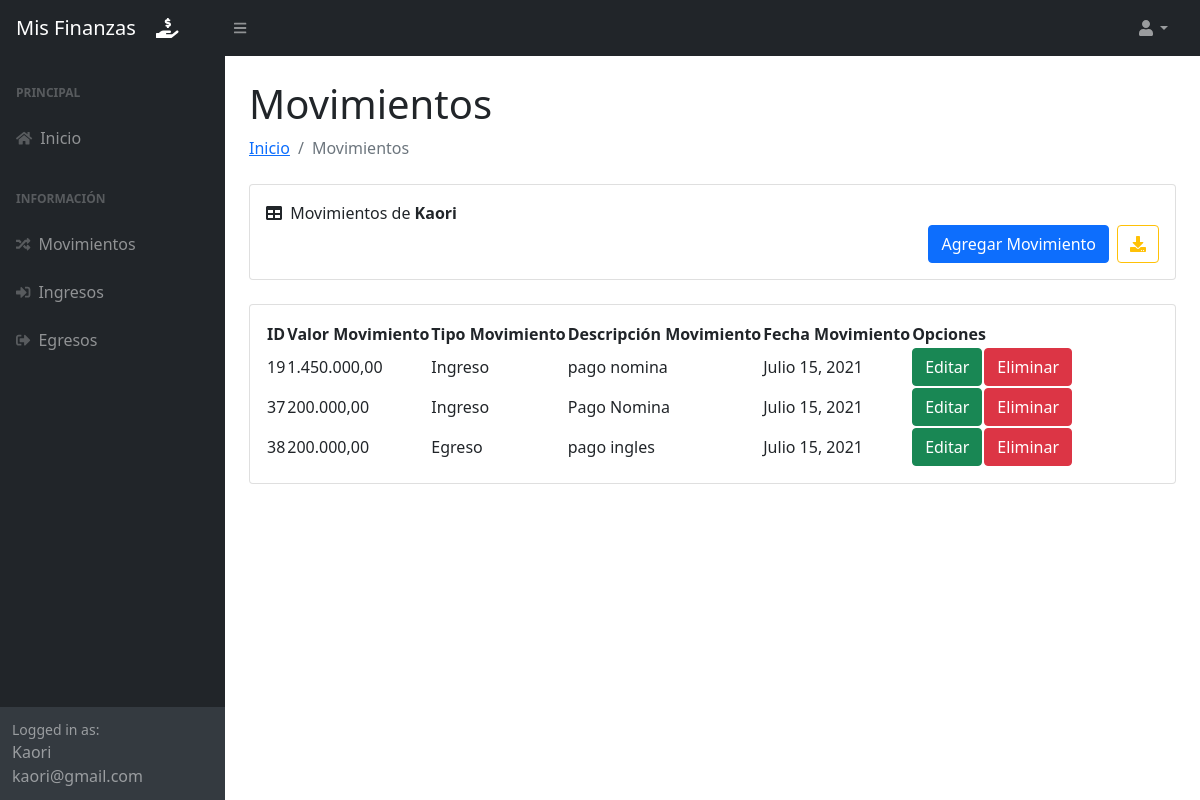
Before: /movimientos/ (signed in) with the older database file.
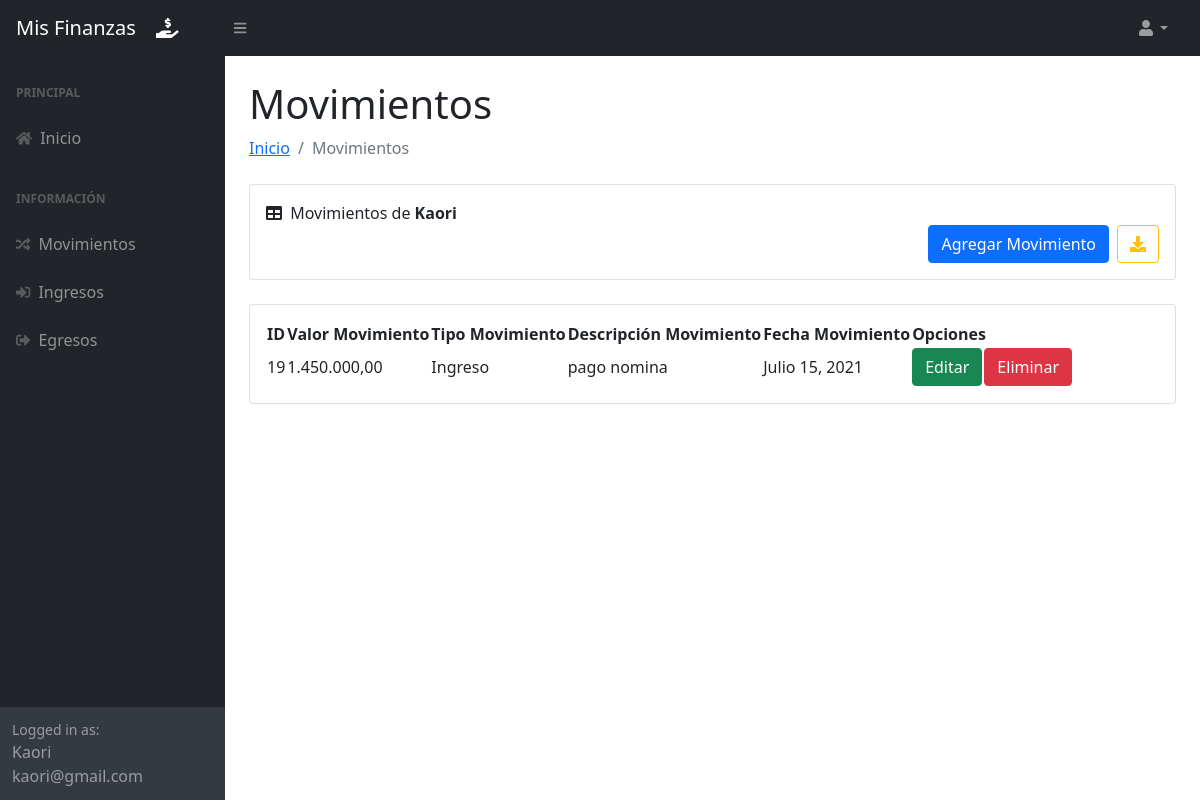
After: the same page with the newer database file.
### sistema_control/models.py (models this page shows, shortened)
class Movimiento(models.Model):
    id = models.AutoField(primary_key=True)
    usuario = models.ForeignKey(User, null=False, blank=False, on_delete=models.CASCADE)
    tipoMovimiento = models.ForeignKey(TipoMovimiento, null=False, blank=False, on_delete=models.CASCADE)
    descripcionMovimiento = models.TextField()
    valorMovimiento = models.DecimalField(max_digits=20, decimal_places=2)
    fechaMovimiento = models.DateField()

class TipoMovimiento(models.Model):
    id = models.AutoField(primary_key=True)
    nombreTipoMovimiento = models.CharField(max_length=7)
    def __str__(self):
        return self.nombreTipoMovimiento

### sistema_control/views.py (the view, shortened to what this page needs)
# urls.py: path('movimientos/', views.movimientos_usuario, name='movimientos'),
@login_required
def movimientos_usuario(request):
    if request.method != 'POST':
        movimientos = Movimiento.objects.filter(usuario = request.user)
        movimientoForm = MovimientoForm()
        context = {'movimientos':movimientos, 'form':movimientoForm}
    return render(request, 'movimientos.html', context)

### sistema_control/templates/movimientos.html (shortened to what the changed rows need)
{% extends 'layout.html' %}
{% block cuerpo %}
<body class="sb-nav-fixed">
    <div id="layoutSidenav">
        <div id="layoutSidenav_content">
            <main>
                <div class="container-fluid px-4">
                    <h1 class="mt-4">Movimientos</h1>
                    <div class="card mb-4">
                        <div class="card-body">
                            <table id="datatablesSimple">
                                <thead>
                                    <tr>
                                        <th>ID</th>
                                        <th>Valor Movimiento</th>
                                        <th>Tipo Movimiento</th>
                                        <th>Descripción Movimiento</th>
                                        <th>Fecha Movimiento</th>
                                        <th colspan="2">Opciones</th>
                                    </tr>
                                </thead>
                                <tbody>
                                    {% load humanize %}
                                    {% for movimiento in movimientos %}
                                    <tr>
                                        <td>{{ movimiento.id }}</td>
                                        <td>{{ movimiento.valorMovimiento|intcomma }}</td>
                                        <td>{{ movimiento.tipoMovimiento }}</td>
                                        <td>{{ movimiento.descripcionMovimiento }}</td>
                                        <td>{{ movimiento.fechaMovimiento }}</td>
                                        <td><a href="{% url 'editarMovimiento' movimiento.id %}" class="btn btn-success">Editar</a></td>
                                        <td><button type="button" class="btn btn-danger" data-bs-toggle="modal" data-bs-target="#eliminarModal{{movimiento.id}}">Eliminar</button></td>
                                    </tr>
                                    {% endfor %}
                                </tbody>
                            </table>
                        </div>
                    </div>
                </div>
            </main>
        </div>
    </div>
</body>
{% endblock %}

Changed rows visible on the page:
removed Movimiento: id "37", valorMovimiento "200.000,00", tipoMovimiento "Ingreso", descripcionMovimiento "Pago Nomina", fechaMovimiento "Julio 15, 2021"
removed Movimiento: id "38", valorMovimiento "200.000,00", tipoMovimiento "Egreso", descripcionMovimiento "pago ingles", fechaMovimiento "Julio 15, 2021"
